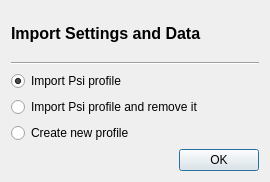
<?xml version="1.0" encoding="UTF-8"?>
<ui version="4.0">
 <class>HomeDirMigration</class>
 <widget class="QDialog" name="HomeDirMigration">
  <property name="geometry">
   <rect>
    <x>0</x>
    <y>0</y>
    <width>270</width>
    <height>182</height>
   </rect>
  </property>
  <property name="windowTitle">
   <string>Psi+ Import Wizard</string>
  </property>
  <property name="windowIcon">
   <iconset>
    <normaloff>:/iconsets/system/default/psiplus/logo_16.png</normaloff>:/iconsets/system/default/psiplus/logo_16.png</iconset>
  </property>
  <layout class="QVBoxLayout" name="verticalLayout">
   <item>
    <widget class="QLabel" name="lbQuestion">
     <property name="text">
      <string>&lt;!DOCTYPE HTML PUBLIC &quot;-//W3C//DTD HTML 4.0//EN&quot; &quot;http://www.w3.org/TR/REC-html40/strict.dtd&quot;&gt;
&lt;html&gt;&lt;head&gt;&lt;meta name=&quot;qrichtext&quot; content=&quot;1&quot; /&gt;&lt;style type=&quot;text/css&quot;&gt;
p, li { white-space: pre-wrap; }
&lt;/style&gt;&lt;/head&gt;&lt;body style=&quot; font-family:'Liberation Serif'; font-size:12pt; font-weight:400; font-style:normal;&quot;&gt;
&lt;p style=&quot; margin-top:0px; margin-bottom:0px; margin-left:0px; margin-right:0px; -qt-block-indent:0; text-indent:0px;&quot;&gt;&lt;span style=&quot; font-weight:600;&quot;&gt;Import Settings and Data&lt;/span&gt;&lt;/p&gt;&lt;/body&gt;&lt;/html&gt;</string>
     </property>
    </widget>
   </item>
   <item>
    <widget class="Line" name="line">
     <property name="orientation">
      <enum>Qt::Horizontal</enum>
     </property>
    </widget>
   </item>
   <item>
    <widget class="QRadioButton" name="rbCopy">
     <property name="toolTip">
      <string>&lt;!DOCTYPE HTML PUBLIC &quot;-//W3C//DTD HTML 4.0//EN&quot; &quot;http://www.w3.org/TR/REC-html40/strict.dtd&quot;&gt;
&lt;html&gt;&lt;head&gt;&lt;meta name=&quot;qrichtext&quot; content=&quot;1&quot; /&gt;&lt;style type=&quot;text/css&quot;&gt;
p, li { white-space: pre-wrap; }
&lt;/style&gt;&lt;/head&gt;&lt;body style=&quot; font-family:'Liberation Serif'; font-size:12pt; font-weight:400; font-style:normal;&quot;&gt;
&lt;p style=&quot; margin-top:0px; margin-bottom:0px; margin-left:0px; margin-right:0px; -qt-block-indent:0; text-indent:0px;&quot;&gt;&lt;span style=&quot; font-size:medium; color:#1a1a1a;&quot;&gt;Copy the existing profile to the new directory required to run Psi+. The old profile will not be removed. You can remove it manually later.&lt;br/&gt;&lt;/span&gt;&lt;span style=&quot; font-size:medium; font-weight:600; color:#1a1a1a;&quot;&gt;(Recommended)&lt;/span&gt;&lt;span style=&quot; font-size:medium; color:#1a1a1a;&quot;&gt;.&lt;/span&gt;&lt;/p&gt;&lt;/body&gt;&lt;/html&gt;</string>
     </property>
     <property name="text">
      <string>Import Psi profile</string>
     </property>
     <property name="checked">
      <bool>true</bool>
     </property>
    </widget>
   </item>
   <item>
    <widget class="QRadioButton" name="rbMove">
     <property name="toolTip">
      <string>&lt;!DOCTYPE HTML PUBLIC &quot;-//W3C//DTD HTML 4.0//EN&quot; &quot;http://www.w3.org/TR/REC-html40/strict.dtd&quot;&gt;
&lt;html&gt;&lt;head&gt;&lt;meta name=&quot;qrichtext&quot; content=&quot;1&quot; /&gt;&lt;style type=&quot;text/css&quot;&gt;
p, li { white-space: pre-wrap; }
&lt;/style&gt;&lt;/head&gt;&lt;body style=&quot; font-family:'Liberation Serif'; font-size:12pt; font-weight:400; font-style:normal;&quot;&gt;
&lt;p style=&quot; margin-top:0px; margin-bottom:0px; margin-left:0px; margin-right:0px; -qt-block-indent:0; text-indent:0px;&quot;&gt;&lt;span style=&quot; font-size:medium; color:#1a1a1a;&quot;&gt;Move the existing profile to the new directory. The old profile will be removed automatically when done.&lt;/span&gt;&lt;/p&gt;&lt;/body&gt;&lt;/html&gt;</string>
     </property>
     <property name="text">
      <string>Import Psi profile and remove it</string>
     </property>
    </widget>
   </item>
   <item>
    <widget class="QRadioButton" name="rbNothing">
     <property name="toolTip">
      <string>&lt;!DOCTYPE HTML PUBLIC &quot;-//W3C//DTD HTML 4.0//EN&quot; &quot;http://www.w3.org/TR/REC-html40/strict.dtd&quot;&gt;
&lt;html&gt;&lt;head&gt;&lt;meta name=&quot;qrichtext&quot; content=&quot;1&quot; /&gt;&lt;style type=&quot;text/css&quot;&gt;
p, li { white-space: pre-wrap; }
&lt;/style&gt;&lt;/head&gt;&lt;body style=&quot; font-family:'Liberation Serif'; font-size:12pt; font-weight:400; font-style:normal;&quot;&gt;
&lt;p style=&quot; margin-top:0px; margin-bottom:0px; margin-left:0px; margin-right:0px; -qt-block-indent:0; text-indent:0px;&quot;&gt;&lt;span style=&quot; font-size:medium; color:#1a1a1a;&quot;&gt;Create a new Psi+ profile. The old profile will not be removed, but you will be unable to choose it.&lt;br/&gt;&lt;/span&gt;&lt;span style=&quot; font-size:medium; font-weight:600; color:#1a1a1a;&quot;&gt;(Not recommended)&lt;/span&gt;&lt;span style=&quot; font-size:medium; color:#1a1a1a;&quot;&gt;.&lt;/span&gt;&lt;/p&gt;&lt;/body&gt;&lt;/html&gt;</string>
     </property>
     <property name="text">
      <string>Create new profile</string>
     </property>
    </widget>
   </item>
   <item>
    <layout class="QHBoxLayout" name="horizontalLayout_2">
     <item>
      <widget class="BusyWidget" name="busy" native="true"/>
     </item>
     <item>
      <widget class="QDialogButtonBox" name="bxOkCancel">
       <property name="orientation">
        <enum>Qt::Horizontal</enum>
       </property>
       <property name="standardButtons">
        <set>QDialogButtonBox::Ok</set>
       </property>
      </widget>
     </item>
    </layout>
   </item>
  </layout>
 </widget>
 <customwidgets>
  <customwidget>
   <class>BusyWidget</class>
   <extends>QWidget</extends>
   <header>busywidget.h</header>
   <container>1</container>
  </customwidget>
 </customwidgets>
 <resources>
  <include location="../iconsets.qrc"/>
 </resources>
 <connections>
  <connection>
   <sender>bxOkCancel</sender>
   <signal>accepted()</signal>
   <receiver>HomeDirMigration</receiver>
   <slot>accept()</slot>
   <hints>
    <hint type="sourcelabel">
     <x>137</x>
     <y>149</y>
    </hint>
    <hint type="destinationlabel">
     <x>134</x>
     <y>90</y>
    </hint>
   </hints>
  </connection>
 </connections>
</ui>
